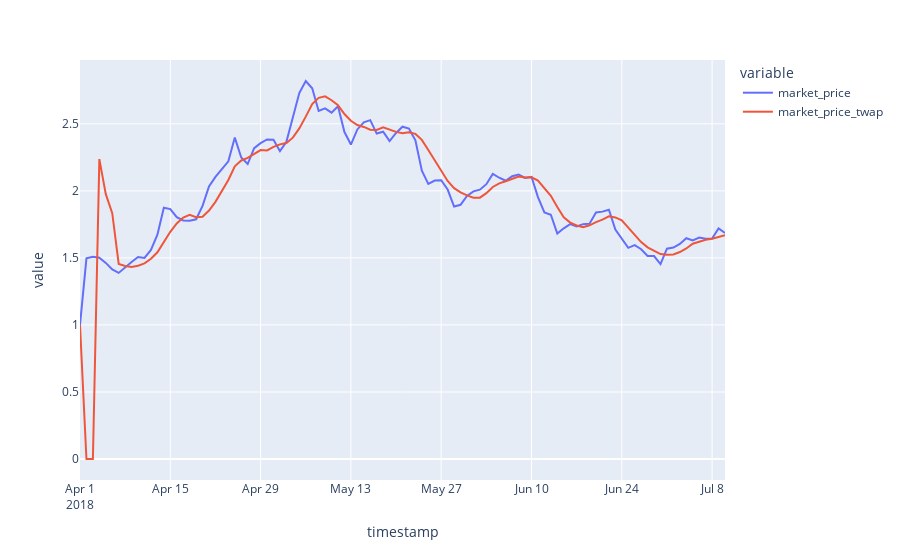

The notebook cell this image was saved under:
### Code cell
df.plot(x='timestamp', y=['market_price', 'market_price_twap'])
